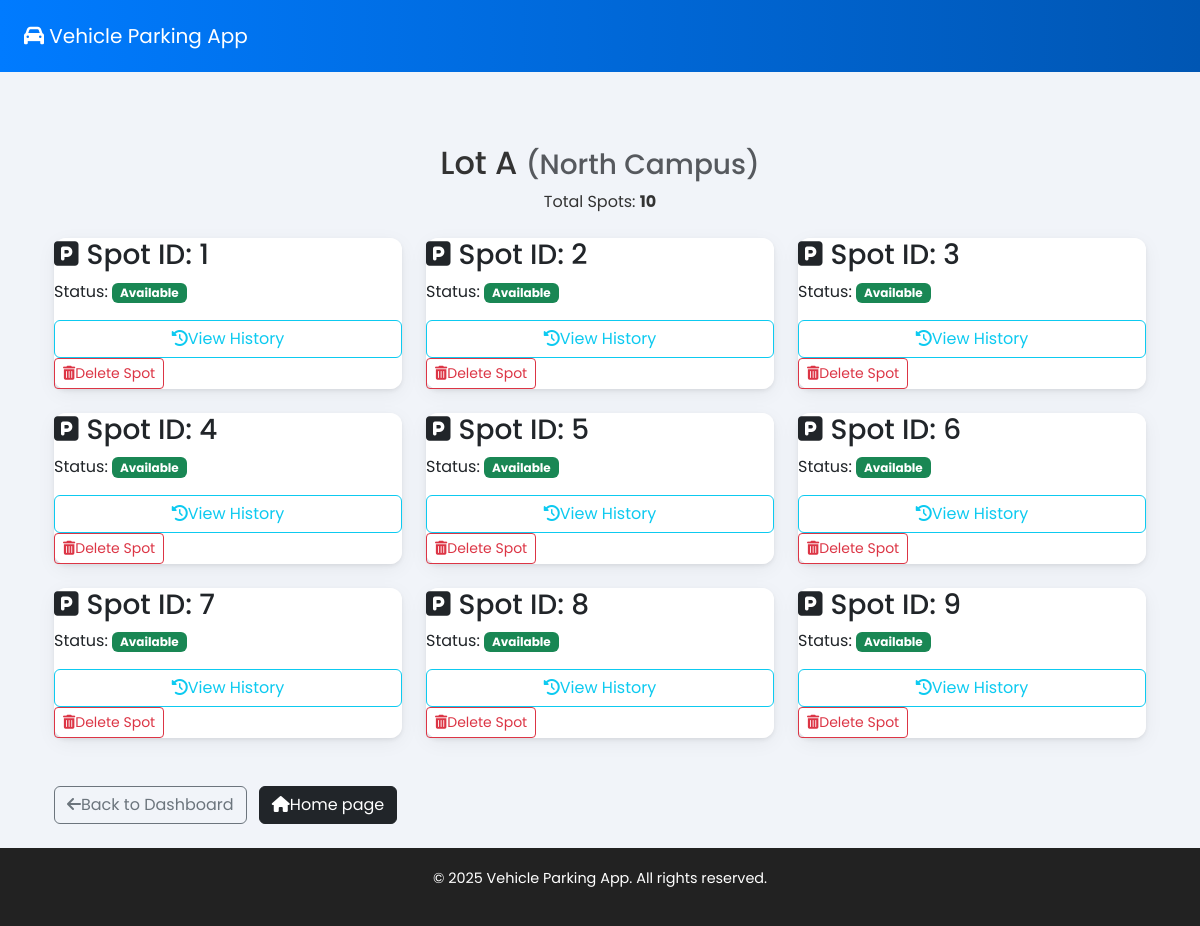
The app's page /admin/lot/1/spots (signed in) with its own data.
### app/models.py (models this page shows, shortened)
class ParkingLot(db.Model):
    id= db.Column(db.Integer, primary_key=True)
    name = db.Column(db.String(100), nullable=False)
    location_name= db.Column(db.String(100), nullable=False)
    address = db.Column(db.String(200), nullable=False)
    pincode= db.Column(db.String(10), nullable=False)
    price_per_hour= db.Column(db.Float, nullable=False)
    max_spots= db.Column(db.Integer, nullable=False)
    spots= db.relationship('ParkingSpot', backref='lot', lazy=True)

class ParkingSpot(db.Model):
    id= db.Column(db.Integer, primary_key=True)
    lot_id= db.Column(db.Integer, db.ForeignKey('parking_lot.id'), nullable=False)
    status= db.Column(db.String(1), default="A") # A for available and O for Occupied
    reservations= db.relationship("Reservation", backref='spot', lazy=True)

### app/routes.py (the view)
@main.route('/admin/lot/<int:lot_id>/spots')
def view_spots(lot_id):
    if not session.get('admin_logged_in'):
        flash('Unauthorized Access.','danger')
        return redirect(url_for('main.admin_login'))
    lot= ParkingLot.query.get_or_404(lot_id)
    spots= lot.spots
    return render_template('view_spots.html', spots=spots, lot=lot)

### app/routes.py (called while the page is built)
@main.after_app_request
def add_no_cache_headers(response):
    response.headers['Cache-Control']= "no-store, no-cache, must-revalidate, post-check=0, precheck=0, max-age=0"
    response.headers["Pragma"]= 'no-cache'
    response.headers["Expires"]= "-1"
    return response

### app/templates/view_spots.html (shortened to what this page needs)
{% extends 'base.html' %}
{% block content %}
<div class="container mt-4">
    <div class="text-center mb-4">
        <h2>{{lot.name}} <small class="text-muted">({{lot.location_name}})</small></h2>
        <p>Total Spots: <strong>{{lot.max_spots}}</strong></p>
    </div>
    <div class="row">
        {% for spot in spots %}
        <div class="col-md-6 col-lg-4 mb-4">
            <div class="card h-100 shadow-sm">
                <div class="card body">
                    <h3 class="card-title">
                        <i class="fas fa-square-parking me-2"></i>Spot ID: {{spot.id}}
                    </h3>
                    <p class="card-text">
                        Status:
                        {% if spot.status == "A" %}
                            <span class="badge bg-success">Available</span>
                        {% else %}
                            <span class="badge bg-danger">Occupied</span>
                        {% endif %}
                    </p>
                    <a href="{{url_for('main.spot_history', spot_id=spot.id)}}" class="btn btn-outline-info">
                        <i class="fas fa-history"></i>View History
                    </a>
                    <form action="{{url_for('main.delete_spot', spot_id=spot.id)}}" method="POST" class="d-inline-block" onsubmit="return confirm('Are You Sure You Want To Delete This Spot?');">
                        <button type="submit" class="btn btn-outline-danger btn-sm">
                            <i class="fas fa-trash-alt"></i>Delete Spot
                        </button>
                    </form>
                </div>
            </div>
        </div>
        {% endfor %}
    </div>
    <div class="mt-4">
        <a href="{{url_for('main.admin_dashboard')}}" class="btn btn-outline-secondary me-2">
            <i class="fas fa-arrow-left"></i>Back to Dashboard
        </a>
        <a href="{{url_for('main.home')}}" class="btn btn-dark">
            <i class="fas fa-home"></i>Home page
        </a>
    </div>
</div>
{% endblock %}

### app/templates/base.html (style rules this page uses)
body { background-color: #f1f4f9; font-family:'Poppins',sans-serif; color: #333 ; }
.card { box-shadow: 0 5px 20px rgba(0,0,0,0.05); border: none; border-radius: 12px; }
a { color: #007bff; text-decoration: none; }

### records on screen
ParkingLot: name "Lot A", location_name "North Campus", max_spots "10"
ParkingSpot: id "1", status "Available"
ParkingSpot: id "2", status "Available"
ParkingSpot: id "3", status "Available"
ParkingSpot: id "4", status "Available"
ParkingSpot: id "5", status "Available"
ParkingSpot: id "6", status "Available"
ParkingSpot: id "7", status "Available"
ParkingSpot: id "8", status "Available"
ParkingSpot: id "9", status "Available"

### other values on screen
{{ current_year or '2025' }} "2025"
